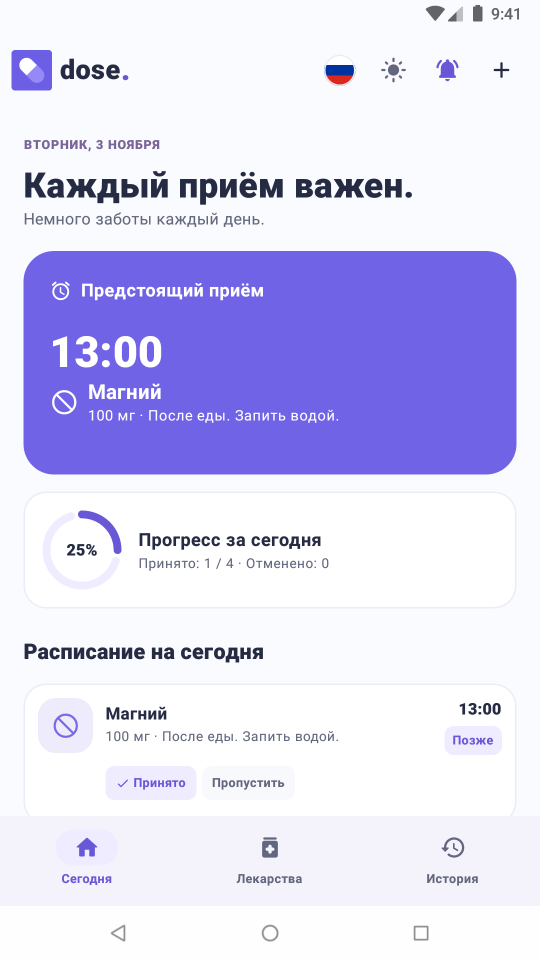
#> input picture store-assets/rustore/ru/raw/phone/01-today.png, 1080 x 1920 px (shown at 1/2 size); its folder holds only this picture in this run
$ python render_store_screenshots.py
#> lines starting #> are read from the running program, lines starting #| are printed output that depends on the picture
#!/usr/bin/env python3
"""Compose RuStore artwork around unmodified app captures. Requires Pillow.

Only Android's status/navigation bars are trimmed. App pixels are uniformly
scaled, never repainted, rearranged, stretched, or replaced with mock UI.
"""

import hashlib
import json
from pathlib import Path
import subprocess
import zipfile

from PIL import Image, ImageDraw, ImageFilter, ImageFont

ROOT = Path(__file__).resolve().parents[1]
OUT = ROOT / "store-assets/rustore/ru"
FONT = "/System/Library/Fonts/Avenir Next.ttc"
SIZE = (1080, 1920)

# Asset key, upload filename, headline, supporting copy, palette.
SCENES = [
    ("01-today", "01-today", "Лекарства —\nпо расписанию", "Ближайший приём и прогресс дня\nна одном экране.", "violet"),
    ("02-medications", "02-medications", "Все лекарства\nпод рукой", "Дозировки, время и заметки —\nв одном списке.", "lavender"),
    ("03-schedule", "03-schedule", "Расписание\nпод ваш день", "Каждый день, по дням недели\nили в выбранные даты.", "mint"),
    ("04-dosage", "04-dosage", "Укажите нужную\nдозировку", "Удобные единицы измерения\nи возможность добавить свои.", "lavender"),
    ("05-forms", "05-forms", "Разные формы.\nОдин порядок.", "Таблетки, капсулы, капли\nи другие формы приёма.", "peach"),
    ("06-popup", "06-popup", "Напоминание\nперед глазами", "Отметьте приём или отложите\nнапоминание на 10 минут.", "violet"),
    ("07-history", "07-history", "История\nкаждого приёма", "Время приёма и напоминания —\nв подробной истории событий.", "mint"),
    ("08-report", "08-report", "Следите за\nрегулярностью", "Средняя задержка приёма\nза неделю, месяц или всё время.", "lavender"),
    ("09-dark", "09-dark", "Светлая днём.\nТёмная вечером.", "Выберите удобную тему\nили доверьте выбор системе.", "night"),
    ("10-languages", "10-languages", "На вашем\nязыке", "Русский и ещё 12 языков.\nПереключайтесь в приложении.", "peach"),
]
PALETTES = {
    "violet": ("#5543B6", "#7966DD", "#FFFFFF", "#E7E0FF", "#9C8BEA"),
    "lavender": ("#F5F1FF", "#E8E1FA", "#29243D", "#60596F", "#D5C9F0"),
    "mint": ("#F1F8F5", "#DEEEE7", "#263B35", "#536D63", "#C4E0D3"),
    "peach": ("#FFF7F0", "#F5E5DD", "#392B3C", "#756274", "#E9D0CB"),
    "night": ("#1E1C30", "#34304D", "#FFFFFF", "#CEC7E4", "#54496F"),
}


def rgb(color):
    return tuple(bytes.fromhex(color.lstrip("#")))


def font(size, weight="regular"):
    return ImageFont.truetype(FONT, size, index={"regular": 7, "medium": 5, "bold": 0, "demi": 2}[weight])


# [5 lines left out: function draw_lines, not called in this run]


def background(palette):
    top, bottom, ink, muted, decoration = PALETTES[palette]
    image = Image.new("RGB", SIZE)
    d = ImageDraw.Draw(image)
    a, b = rgb(top), rgb(bottom)
    for y in range(SIZE[1]):
        t = y / (SIZE[1] - 1)
        d.line((0, y, SIZE[0], y), fill=tuple(round(x + (z - x) * t) for x, z in zip(a, b)))
    # Quiet, off-canvas circular lines echo the app's dose progress indicator.
    d.arc((610, 1060, 1480, 1930), 78, 305, fill=decoration, width=2)
    d.arc((-530, 1050, 270, 1850), 242, 77, fill=decoration, width=2)
    return image, ink, muted


# [26 lines left out: function card, not called in this run]


def render(scene, device, position, count):
    key, name, title, copy, palette = scene
    source = OUT / "raw" / device / (key + ".png")
    screenshot = Image.open(source)
    expected = (1080, 1920) if device == "phone" else (1200, 1920)
    assert screenshot.size == expected, (source, screenshot.size)
    canvas, ink, muted = background(palette)
    d = ImageDraw.Draw(canvas)
    icon = Image.open(ROOT / "design-reference/app-icon-512.png").convert("RGB").resize((64, 64), Image.Resampling.LANCZOS)
    mask = Image.new("L", (64, 64))
    ImageDraw.Draw(mask).rounded_rectangle((0, 0, 63, 63), radius=17, fill=255)
    canvas.paste(icon, (72, 62), mask)
    d.text((154, 70), "dose.", font=font(47, "bold"), fill=ink, anchor="lt")
    d.text((1008, 83), f"{position:02d} / {count:02d}", font=font(22, "demi"), fill=muted, anchor="rt")
    draw_lines(d, 72, 168, title, font(77, "bold"), ink, 90, 936)
    draw_lines(d, 76, 365, copy, font(31, "medium"), muted, 43, 928)
    canvas, crop, bounds = card(canvas, screenshot, device)
    target_dir = OUT / device
    target_dir.mkdir(parents=True, exist_ok=True)
    # Tablet filenames have their own continuous upload order.
    target = target_dir / f"{position:02d}-{name[3:]}.jpg"
    canvas.save(target, quality=95, subsampling=0, optimize=True, dpi=(72, 72))
    with Image.open(target) as check:
        assert check.size == SIZE and check.mode == "RGB" and check.format == "JPEG"
    assert target.stat().st_size < 3_000_000
    return dict(file=str(target.relative_to(OUT)), width=1080, height=1920,
                bytes=target.stat().st_size, title=title, subtitle=copy,
                source=str(source.relative_to(OUT)), source_sha256=hashlib.sha256(source.read_bytes()).hexdigest(),
                system_chrome_crop=crop, app_frame_bounds=bounds,
                sha256=hashlib.sha256(target.read_bytes()).hexdigest())


# [14 lines left out: function contact_sheet, not called in this run]


def main():
    items = []
    for device in ("phone", "tablet"):
        scenes = SCENES
        existing = list((OUT / device).glob("*.jpg"))
        for path in existing:
            path.unlink()
        for i, scene in enumerate(scenes, 1):
            items.append(render(scene, device, i, len(scenes)))
#> in render, screenshot is the input picture: PIL image 1080x1920 RGBA; mean R, G, B, A 216.8, 214.1, 244.4, 255
#> in background, `image = Image.new("RGB", SIZE)`: image: PIL image 1080x1920 RGB; every value is 0
#> in render, `canvas, ink, muted = background(palette)`:
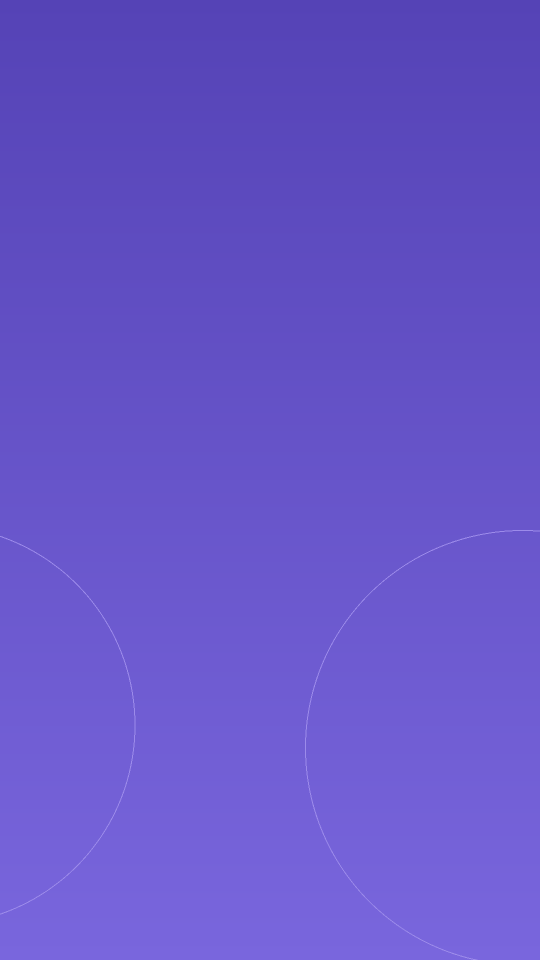
#> canvas: PIL image 1080x1920 RGB (shown at 1/2 size); mean R, G, B 103.1, 84.6, 201.5
#> in render, `canvas, ink, muted = background(palette)`: ink = '#FFFFFF'; muted = '#E7E0FF'
        contact_sheet(device, 5, 260)
    first_three = Image.new("RGB", (1080, 640))
    for i, path in enumerate(sorted((OUT / "phone").glob("*.jpg"))[:3]):
        with Image.open(path) as source:
            first_three.paste(source.resize((360, 640), Image.Resampling.LANCZOS), (i * 360, 0))
    first_three.save(OUT / "preview-first-three.jpg", quality=94)
    apk = ROOT / "app/build/outputs/apk/debug/app-debug.apk"
    manifest = dict(language="ru", generated_for="RuStore", git_revision=subprocess.check_output(
        ["git", "rev-parse", "HEAD"], cwd=ROOT, text=True).strip(),
        apk_sha256=hashlib.sha256(apk.read_bytes()).hexdigest(),
        captures="Real app on dedicated Android 8.1 emulator; fictional sample data.",
        phone_viewport="1080x1920, 360 dpi (480dp wide)",
        tablet_viewport="1200x1920, 320 dpi (600dp wide)", images=items)
    (OUT / "manifest.json").write_text(json.dumps(manifest, ensure_ascii=False, indent=2) + "\n")
    readme = """# Dose — скриншоты для RuStore

Язык: русский. Версия приложения: 1.1.0.

## Загрузка

- `phone/`: 10 изображений для телефона, в порядке 01–10.
- `tablet/`: 10 изображений для планшета, в порядке 01–10.
- Выберите вертикальную ориентацию. Загружайте JPG только из соответствующей папки.
- Каждый файл: 1080×1920 px, 9:16, RGB, меньше 3 МБ (также меньше лимита 5 МБ).
- Для каждого выбранного типа устройств загрузите минимум 3 изображения.

`preview-*.jpg` — обзорные листы для проверки, не для загрузки в магазин.
`raw/` — исходные снимки экрана; они сохраняются отдельно от архива для загрузки.
`manifest.json` содержит тексты, размеры, контрольные суммы и происхождение каждого кадра.

Все экраны сняты с работающего приложения, с вымышленными данными. Интерфейс
не перерисован. Срезаны только системные панели Android; пропорции приложения
сохранены. Планшетные экраны сняты отдельно при ширине интерфейса 600 dp.
Публикация в консоли RuStore не выполнялась.

Требования: https://www.rustore.ru/help/developers/publishing-and-verifying-apps/app-publication
API-спецификация: https://www.rustore.ru/help/work-with-rustore-api/api-upload-publication-app/apk-screens-upload
"""
    (OUT / "README.md").write_text(readme)
    archive = OUT.parent / "dose-rustore-ru.zip"
    with zipfile.ZipFile(archive, "w", zipfile.ZIP_DEFLATED) as bundle:
        for item in items:
            bundle.write(OUT / item["file"], item["file"])
        for name in ("README.md", "manifest.json", "preview-phone.jpg", "preview-tablet.jpg", "preview-first-three.jpg"):
            bundle.write(OUT / name, name)
    print(json.dumps(dict(archive=str(archive), images=len(items),
                          largest_bytes=max(x["bytes"] for x in items)), indent=2))


if __name__ == "__main__":
#> (the run stopped early here; a loop or call above may not have finished)
